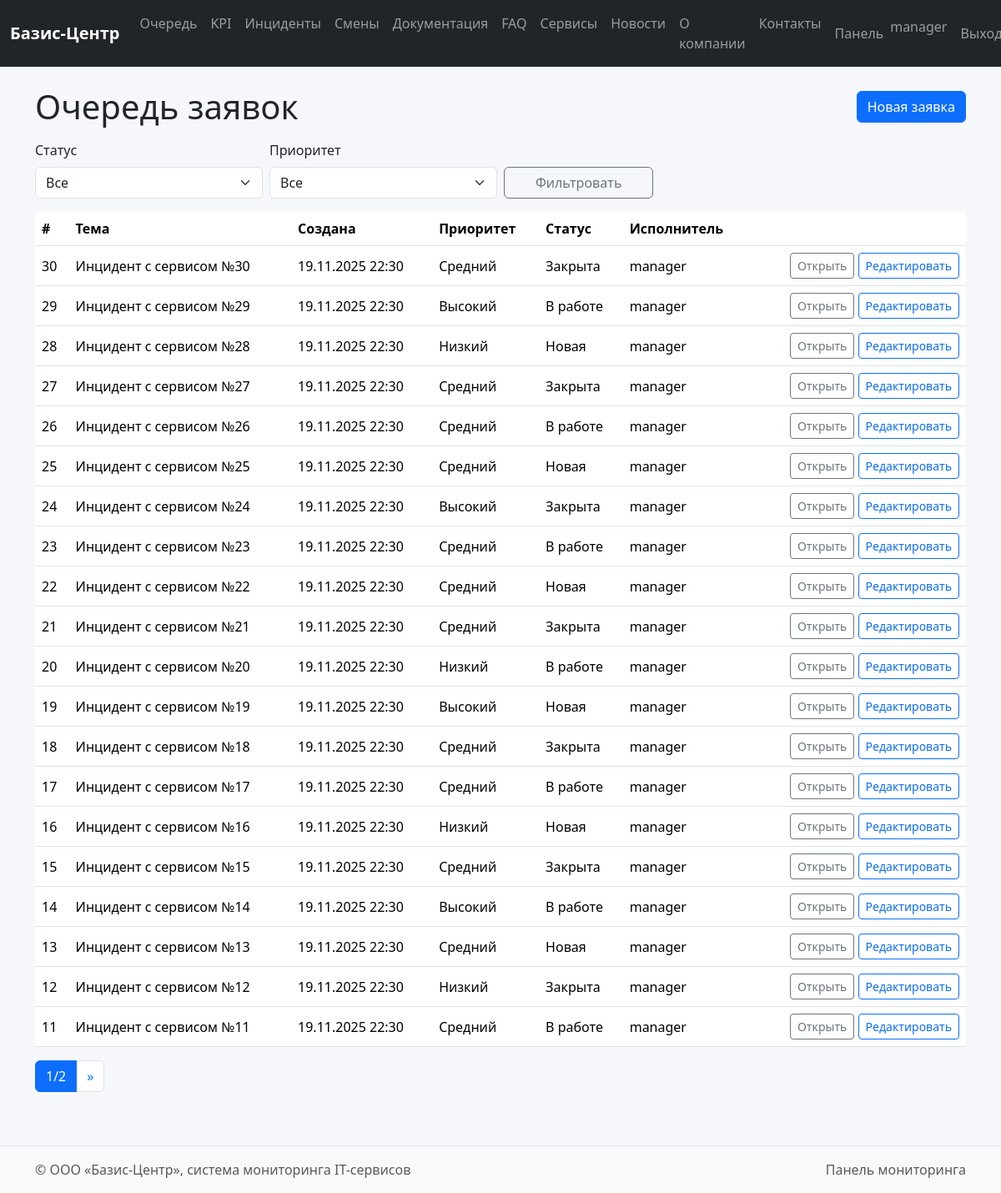
The app's page /dashboard/queue/ (signed in) with its own data.
### dashboard/models.py (models this page shows, shortened)
class OrderQueue(models.Model):
    STATUS_CHOICES = [
        ('new', 'Новая'),
        ('in_progress', 'В работе'),
        ('done', 'Закрыта'),
    ]
    PRIORITY_CHOICES = [
        ('low', 'Низкий'),
        ('medium', 'Средний'),
        ('high', 'Высокий'),
    ]
    title = models.CharField(max_length=200)
    description = models.TextField()
    initiator = models.ForeignKey(User, on_delete=models.SET_NULL, null=True, related_name='initiated_orders')
    executor = models.ForeignKey(User, on_delete=models.SET_NULL, null=True, related_name='executed_orders', blank=True)
    status = models.CharField(max_length=20, choices=STATUS_CHOICES, default='new')
    priority = models.CharField(max_length=20, choices=PRIORITY_CHOICES, default='medium')
    created_at = models.DateTimeField(auto_now_add=True)
    sla_deadline = models.DateTimeField(null=True, blank=True)

### dashboard/views.py (the view)
# urls.py: path('queue/', views.queue_list, name='queue_list'),
@login_required
def queue_list(request):
    ensure_sample_data()
    role = get_role(request.user)
    if role not in ['admin', 'manager']:
        return HttpResponseForbidden('Доступ запрещён.')
    qs = OrderQueue.objects.select_related('initiator','executor').order_by('-created_at')
    status = request.GET.get('status')
    priority = request.GET.get('priority')
    if status:
        qs = qs.filter(status=status)
    if priority:
        qs = qs.filter(priority=priority)
    paginator = Paginator(qs, 20)
    page_number = request.GET.get('page')
    page_obj = paginator.get_page(page_number)
    return render(request, 'dashboard/queue_list.html', {
        'page_obj': page_obj,
        'status': status,
        'priority': priority,
    })

### dashboard/views.py (called while the page is built, shortened)
def get_role(user):
    profile = getattr(user, 'profile', None)
    if profile:
        return profile.role
    if user.is_superuser:
        return 'admin'
    return 'client'

def ensure_sample_data():
    admin = User.objects.filter(username='admin').first()
    manager = User.objects.filter(username='manager').first()
    client = User.objects.filter(username='client').first()
    count_orders = OrderQueue.objects.count()
    count_inc = Incident.objects.count()
    count_shifts = Shift.objects.count()
    docs_dir = settings.MEDIA_ROOT / 'docs'
    os.makedirs(docs_dir, exist_ok=True)

### templates/dashboard/queue_list.html (shortened to what this page needs)
{% extends 'base.html' %}
{% block content %}
<div class="d-flex justify-content-between align-items-center mb-3">
  <h1 class="mb-0">Очередь заявок</h1>
  <a href="{% url 'dashboard:queue_create' %}" class="btn btn-primary">Новая заявка</a>
</div>
<form method="get" class="row g-2 mb-3">
  <div class="col-md-3">
    <label class="form-label">Статус</label>
    <select name="status" class="form-select">
      <option value="">Все</option>
    </select>
  </div>
  <div class="col-md-3">
    <label class="form-label">Приоритет</label>
    <select name="priority" class="form-select">
      <option value="">Все</option>
    </select>
  </div>
  <div class="col-md-2 d-flex align-items-end">
    <button class="btn btn-outline-secondary w-100">Фильтровать</button>
  </div>
</form>
<table class="table table-hover align-middle">
  <thead>
    <tr>
      <th>#</th>
      <th>Тема</th>
      <th>Создана</th>
      <th>Приоритет</th>
      <th>Статус</th>
      <th>Исполнитель</th>
      <th></th>
    </tr>
  </thead>
  <tbody>
    {% for o in page_obj %}
    <tr>
      <td>{{ o.id }}</td>
      <td>{{ o.title }}</td>
      <td>{{ o.created_at|date:"d.m.Y H:i" }}</td>
      <td>{{ o.get_priority_display }}</td>
      <td>{{ o.get_status_display }}</td>
      <td>{{ o.executor|default:"-" }}</td>
      <td class="text-end">
        <a href="{% url 'dashboard:queue_detail' o.id %}" class="btn btn-sm btn-outline-secondary">Открыть</a>
        <a href="{% url 'dashboard:queue_edit' o.id %}" class="btn btn-sm btn-outline-primary">Редактировать</a>
      </td>
    </tr>
    {% empty %}
    <tr><td colspan="7" class="text-muted text-center">Заявок пока нет.</td></tr>
    {% endfor %}
  </tbody>
</table>
<nav>
  <ul class="pagination">
    <li class="page-item active"><span class="page-link">{{ page_obj.number }}/{{ page_obj.paginator.num_pages }}</span></li>
    {% if page_obj.has_next %}
      <li class="page-item"><a class="page-link" href="?page={{ page_obj.next_page_number }}{% if status %}&status={{ status }}{% endif %}{% if priority %}&priority={{ priority }}{% endif %}">&raquo;</a></li>
    {% endif %}
  </ul>
</nav>
{% endblock %}

### templates/base.html (shortened to what this page needs)
{% load static %}
<!doctype html>
<html lang="ru">
  <head>
    <link href="https://cdn.jsdelivr.net/npm/bootstrap@5.3.3/dist/css/bootstrap.min.css" rel="stylesheet">
    <link href="{% static 'css/style.css' %}" rel="stylesheet">
  </head>
  <body class="d-flex flex-column min-vh-100">
    <nav class="navbar navbar-expand-lg navbar-dark bg-dark mb-4">
      <div class="container-fluid">
        <a class="navbar-brand" href="{% url 'core:index' %}">Базис-Центр</a>
        <div class="collapse navbar-collapse" id="mainNav">
          <ul class="navbar-nav me-auto mb-2 mb-lg-0">
            <li class="nav-item"><a class="nav-link" href="{% url 'core:public_queue' %}">Очередь</a></li>
            <li class="nav-item"><a class="nav-link" href="{% url 'core:public_kpi' %}">KPI</a></li>
            <li class="nav-item"><a class="nav-link" href="{% url 'core:public_incidents' %}">Инциденты</a></li>
            <li class="nav-item"><a class="nav-link" href="{% url 'core:public_shifts' %}">Смены</a></li>
            <li class="nav-item"><a class="nav-link" href="{% url 'core:docs_public' %}">Документация</a></li>
            <li class="nav-item"><a class="nav-link" href="{% url 'core:faq' %}">FAQ</a></li>
            <li class="nav-item"><a class="nav-link" href="{% url 'core:services' %}">Сервисы</a></li>
            <li class="nav-item"><a class="nav-link" href="{% url 'core:news' %}">Новости</a></li>
            <li class="nav-item"><a class="nav-link" href="{% url 'core:about' %}">О компании</a></li>
            <li class="nav-item"><a class="nav-link" href="{% url 'core:contacts' %}">Контакты</a></li>
          </ul>
          <ul class="navbar-nav ms-auto">
            {% if user.is_authenticated %}
              <li class="nav-item"><a class="nav-link" href="{% url 'dashboard:home' %}">Панель</a></li>
              <li class="nav-item"><span class="navbar-text me-2">{{ user.username }}</span></li>
              <li class="nav-item"><a class="nav-link" href="{% url 'accounts:logout' %}">Выход</a></li>
            {% else %}
              <li class="nav-item"><a class="nav-link" href="{% url 'accounts:login' %}">Вход</a></li>
            {% endif %}
          </ul>
        </div>
      </div>
    </nav>
    <main class="container mb-5">
      {% block content %}{% endblock %}
    </main>
    <footer class="bg-light border-top py-3 mt-auto">
      <div class="container d-flex justify-content-between">
        <span class="text-muted">© ООО «Базис-Центр», система мониторинга IT-сервисов</span>
        <span class="text-muted">Панель мониторинга</span>
      </div>
    </footer>
  </body>
</html>

### static/css/style.css (style rules this page uses)
body { background-color:#f5f7fb; }
.navbar-brand { font-weight:600; }

### records on screen
OrderQueue: id "30", title "Инцидент с сервисом №30", created_at "19.11.2025 22:30", priority "Средний", status "Закрыта", executor "manager"
OrderQueue: id "29", title "Инцидент с сервисом №29", created_at "19.11.2025 22:30", priority "Высокий", status "В работе", executor "manager"
OrderQueue: id "28", title "Инцидент с сервисом №28", created_at "19.11.2025 22:30", priority "Низкий", status "Новая", executor "manager"
OrderQueue: id "27", title "Инцидент с сервисом №27", created_at "19.11.2025 22:30", priority "Средний", status "Закрыта", executor "manager"
OrderQueue: id "26", title "Инцидент с сервисом №26", created_at "19.11.2025 22:30", priority "Средний", status "В работе", executor "manager"
OrderQueue: id "25", title "Инцидент с сервисом №25", created_at "19.11.2025 22:30", priority "Средний", status "Новая", executor "manager"
OrderQueue: id "24", title "Инцидент с сервисом №24", created_at "19.11.2025 22:30", priority "Высокий", status "Закрыта", executor "manager"
OrderQueue: id "23", title "Инцидент с сервисом №23", created_at "19.11.2025 22:30", priority "Средний", status "В работе", executor "manager"
OrderQueue: id "22", title "Инцидент с сервисом №22", created_at "19.11.2025 22:30", priority "Средний", status "Новая", executor "manager"
OrderQueue: id "21", title "Инцидент с сервисом №21", created_at "19.11.2025 22:30", priority "Средний", status "Закрыта", executor "manager"
OrderQueue: id "20", title "Инцидент с сервисом №20", created_at "19.11.2025 22:30", priority "Низкий", status "В работе", executor "manager"
OrderQueue: id "19", title "Инцидент с сервисом №19", created_at "19.11.2025 22:30", priority "Высокий", status "Новая", executor "manager"
OrderQueue: id "18", title "Инцидент с сервисом №18", created_at "19.11.2025 22:30", priority "Средний", status "Закрыта", executor "manager"
OrderQueue: id "17", title "Инцидент с сервисом №17", created_at "19.11.2025 22:30", priority "Средний", status "В работе", executor "manager"
OrderQueue: id "16", title "Инцидент с сервисом №16", created_at "19.11.2025 22:30", priority "Низкий", status "Новая", executor "manager"
OrderQueue: id "15", title "Инцидент с сервисом №15", created_at "19.11.2025 22:30", priority "Средний", status "Закрыта", executor "manager"
OrderQueue: id "14", title "Инцидент с сервисом №14", created_at "19.11.2025 22:30", priority "Высокий", status "В работе", executor "manager"
OrderQueue: id "13", title "Инцидент с сервисом №13", created_at "19.11.2025 22:30", priority "Средний", status "Новая", executor "manager"
OrderQueue: id "12", title "Инцидент с сервисом №12", created_at "19.11.2025 22:30", priority "Низкий", status "Закрыта", executor "manager"
OrderQueue: id "11", title "Инцидент с сервисом №11", created_at "19.11.2025 22:30", priority "Средний", status "В работе", executor "manager"

### other values on screen
{{ user.username }} "manager"
{{ page_obj.number }} "1"
{{ page_obj.paginator.num_pages }} "2"
